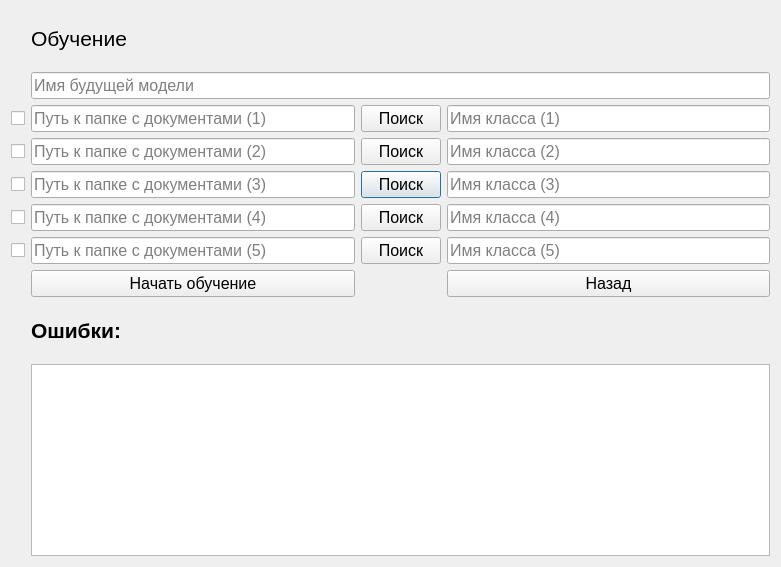
<?xml version="1.0" encoding="UTF-8"?>
<ui version="4.0">
 <class>Dialog</class>
 <widget class="QDialog" name="Dialog">
  <property name="geometry">
   <rect>
    <x>0</x>
    <y>0</y>
    <width>776</width>
    <height>567</height>
   </rect>
  </property>
  <property name="windowTitle">
   <string>Dialog</string>
  </property>
  <layout class="QGridLayout" name="gridLayout">
   <item row="4" column="2">
    <widget class="QPushButton" name="pushButton_3">
     <property name="font">
      <font>
       <pointsize>12</pointsize>
      </font>
     </property>
     <property name="text">
      <string>Поиск</string>
     </property>
    </widget>
   </item>
   <item row="5" column="2">
    <widget class="QPushButton" name="pushButton_4">
     <property name="font">
      <font>
       <pointsize>12</pointsize>
      </font>
     </property>
     <property name="text">
      <string>Поиск</string>
     </property>
    </widget>
   </item>
   <item row="2" column="3">
    <widget class="QLineEdit" name="lineEdit_6">
     <property name="font">
      <font>
       <pointsize>12</pointsize>
      </font>
     </property>
     <property name="placeholderText">
      <string>Имя класса (1)</string>
     </property>
    </widget>
   </item>
   <item row="5" column="1">
    <widget class="QLineEdit" name="lineEdit_2">
     <property name="font">
      <font>
       <pointsize>12</pointsize>
      </font>
     </property>
     <property name="placeholderText">
      <string>Путь к папке с документами (4)</string>
     </property>
    </widget>
   </item>
   <item row="0" column="1" colspan="3">
    <widget class="QLabel" name="label">
     <property name="enabled">
      <bool>true</bool>
     </property>
     <property name="minimumSize">
      <size>
       <width>739</width>
       <height>0</height>
      </size>
     </property>
     <property name="maximumSize">
      <size>
       <width>500</width>
       <height>160</height>
      </size>
     </property>
     <property name="font">
      <font>
       <pointsize>16</pointsize>
       <strikeout>false</strikeout>
       <kerning>true</kerning>
      </font>
     </property>
     <property name="cursor">
      <cursorShape>ArrowCursor</cursorShape>
     </property>
     <property name="mouseTracking">
      <bool>false</bool>
     </property>
     <property name="text">
      <string>Обучение</string>
     </property>
    </widget>
   </item>
   <item row="5" column="3">
    <widget class="QLineEdit" name="lineEdit_9">
     <property name="font">
      <font>
       <pointsize>12</pointsize>
      </font>
     </property>
     <property name="placeholderText">
      <string>Имя класса (4)</string>
     </property>
    </widget>
   </item>
   <item row="6" column="1">
    <widget class="QLineEdit" name="lineEdit_5">
     <property name="font">
      <font>
       <pointsize>12</pointsize>
      </font>
     </property>
     <property name="placeholderText">
      <string>Путь к папке с документами (5)</string>
     </property>
    </widget>
   </item>
   <item row="3" column="0">
    <widget class="QCheckBox" name="checkBox_2">
     <property name="text">
      <string/>
     </property>
    </widget>
   </item>
   <item row="7" column="3">
    <widget class="QPushButton" name="Undo">
     <property name="font">
      <font>
       <pointsize>12</pointsize>
      </font>
     </property>
     <property name="text">
      <string>Назад</string>
     </property>
    </widget>
   </item>
   <item row="2" column="0">
    <widget class="QCheckBox" name="checkBox">
     <property name="text">
      <string/>
     </property>
    </widget>
   </item>
   <item row="6" column="2">
    <widget class="QPushButton" name="pushButton_5">
     <property name="font">
      <font>
       <pointsize>12</pointsize>
      </font>
     </property>
     <property name="text">
      <string>Поиск</string>
     </property>
    </widget>
   </item>
   <item row="7" column="1">
    <widget class="QPushButton" name="Start">
     <property name="font">
      <font>
       <pointsize>12</pointsize>
      </font>
     </property>
     <property name="text">
      <string>Начать обучение</string>
     </property>
    </widget>
   </item>
   <item row="6" column="0">
    <widget class="QCheckBox" name="checkBox_5">
     <property name="text">
      <string/>
     </property>
    </widget>
   </item>
   <item row="8" column="1" colspan="3">
    <widget class="QLabel" name="label_2">
     <property name="sizePolicy">
      <sizepolicy hsizetype="Expanding" vsizetype="Preferred">
       <horstretch>0</horstretch>
       <verstretch>0</verstretch>
      </sizepolicy>
     </property>
     <property name="font">
      <font>
       <pointsize>16</pointsize>
       <weight>75</weight>
       <bold>true</bold>
      </font>
     </property>
     <property name="text">
      <string>Ошибки:</string>
     </property>
    </widget>
   </item>
   <item row="2" column="2">
    <widget class="QPushButton" name="pushButton">
     <property name="font">
      <font>
       <pointsize>12</pointsize>
      </font>
     </property>
     <property name="text">
      <string>Поиск</string>
     </property>
    </widget>
   </item>
   <item row="3" column="3">
    <widget class="QLineEdit" name="lineEdit_7">
     <property name="font">
      <font>
       <pointsize>12</pointsize>
      </font>
     </property>
     <property name="placeholderText">
      <string>Имя класса (2)</string>
     </property>
    </widget>
   </item>
   <item row="5" column="0">
    <widget class="QCheckBox" name="checkBox_4">
     <property name="text">
      <string/>
     </property>
    </widget>
   </item>
   <item row="4" column="1">
    <widget class="QLineEdit" name="lineEdit">
     <property name="font">
      <font>
       <pointsize>12</pointsize>
      </font>
     </property>
     <property name="placeholderText">
      <string>Путь к папке с документами (3)</string>
     </property>
    </widget>
   </item>
   <item row="4" column="3">
    <widget class="QLineEdit" name="lineEdit_8">
     <property name="font">
      <font>
       <pointsize>12</pointsize>
      </font>
     </property>
     <property name="placeholderText">
      <string>Имя класса (3)</string>
     </property>
    </widget>
   </item>
   <item row="1" column="1" colspan="3">
    <widget class="QLineEdit" name="ClassName_line">
     <property name="sizePolicy">
      <sizepolicy hsizetype="Expanding" vsizetype="Maximum">
       <horstretch>0</horstretch>
       <verstretch>0</verstretch>
      </sizepolicy>
     </property>
     <property name="font">
      <font>
       <pointsize>12</pointsize>
      </font>
     </property>
     <property name="placeholderText">
      <string>Имя будущей модели</string>
     </property>
    </widget>
   </item>
   <item row="6" column="3">
    <widget class="QLineEdit" name="lineEdit_10">
     <property name="font">
      <font>
       <pointsize>12</pointsize>
      </font>
     </property>
     <property name="placeholderText">
      <string>Имя класса (5)</string>
     </property>
    </widget>
   </item>
   <item row="2" column="1">
    <widget class="QLineEdit" name="lineEdit_4">
     <property name="font">
      <font>
       <pointsize>12</pointsize>
      </font>
     </property>
     <property name="placeholderText">
      <string>Путь к папке с документами (1)</string>
     </property>
    </widget>
   </item>
   <item row="4" column="0">
    <widget class="QCheckBox" name="checkBox_3">
     <property name="text">
      <string/>
     </property>
    </widget>
   </item>
   <item row="3" column="1">
    <widget class="QLineEdit" name="lineEdit_3">
     <property name="font">
      <font>
       <pointsize>12</pointsize>
      </font>
     </property>
     <property name="placeholderText">
      <string>Путь к папке с документами (2)</string>
     </property>
    </widget>
   </item>
   <item row="3" column="2">
    <widget class="QPushButton" name="pushButton_2">
     <property name="font">
      <font>
       <pointsize>12</pointsize>
      </font>
     </property>
     <property name="text">
      <string>Поиск</string>
     </property>
    </widget>
   </item>
   <item row="9" column="1" colspan="3">
    <widget class="QTextEdit" name="textEdit">
     <property name="sizePolicy">
      <sizepolicy hsizetype="Expanding" vsizetype="Preferred">
       <horstretch>0</horstretch>
       <verstretch>0</verstretch>
      </sizepolicy>
     </property>
     <property name="mouseTracking">
      <bool>false</bool>
     </property>
     <property name="focusPolicy">
      <enum>Qt::NoFocus</enum>
     </property>
     <property name="contextMenuPolicy">
      <enum>Qt::DefaultContextMenu</enum>
     </property>
     <property name="acceptDrops">
      <bool>false</bool>
     </property>
     <property name="inputMethodHints">
      <set>Qt::ImhMultiLine</set>
     </property>
    </widget>
   </item>
  </layout>
 </widget>
 <resources/>
 <connections/>
</ui>
